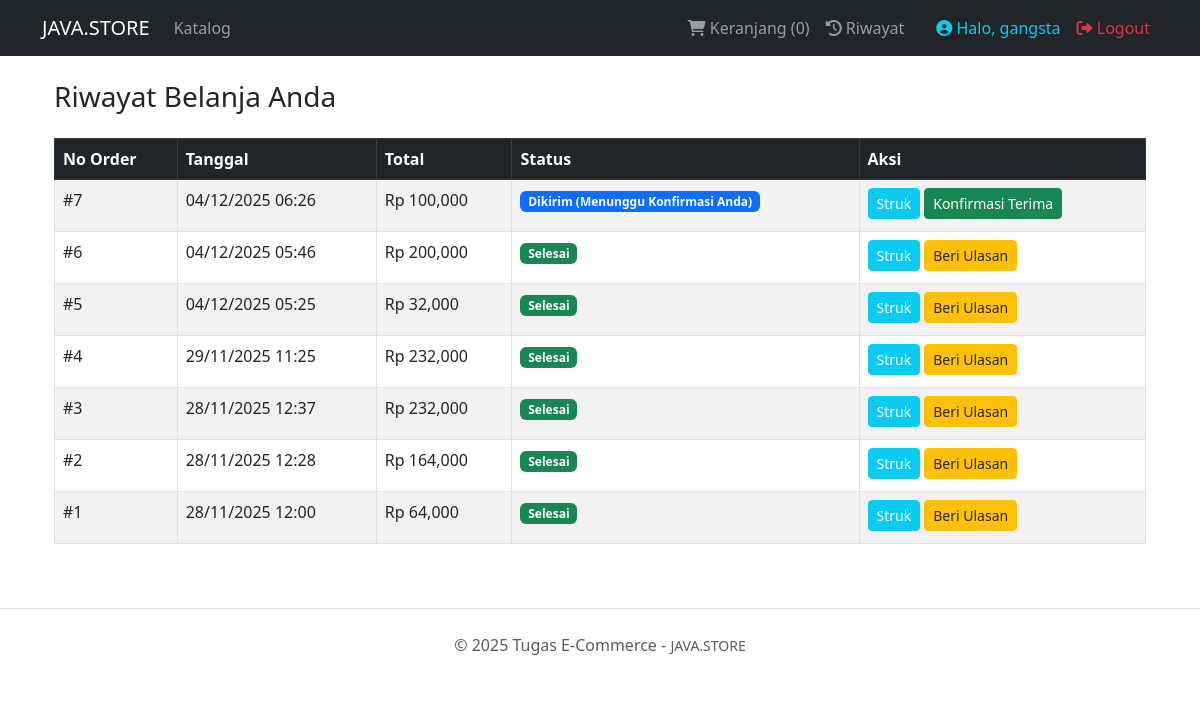
Page /toko_online/riwayat.php (signed in) on the committed database.
### tables this page shows
CREATE TABLE `orders` (
  `id` int(11) NOT NULL,
  `user_id` int(11) DEFAULT NULL,
  `order_number` varchar(100) NOT NULL,
  `total_amount` decimal(10,2) NOT NULL,
  `status` enum('pending','paid','shipped','completed','cancelled') DEFAULT 'pending',
  `shipping_address` text DEFAULT NULL,
  `created_at` timestamp NOT NULL DEFAULT current_timestamp()
);

### toko_online/riwayat.php (the view, shortened to what this page needs)
<?php include 'koneksi.php'; include 'header.php';
?>
<div class="container mt-4">
    <h3 class="mb-4">Riwayat Belanja Anda</h3>
    <div class="table-responsive">
        <table class="table table-striped table-hover table-bordered">
            <thead class="table-dark">
                <tr>
                    <th>No Order</th>
                    <th>Tanggal</th>
                    <th>Total</th>
                    <th>Status</th>
                    <th>Aksi</th>
                </tr>
            </thead>
            <tbody>
                <?php
                $id = $_SESSION['user_id'];
                $query = mysqli_query($conn, "SELECT * FROM orders WHERE user_id='$id' ORDER BY created_at DESC");
                while ($o = mysqli_fetch_assoc($query)) {
                    $status_display = ucfirst($o['status']);
                    $status_color = 'secondary';
                    switch ($o['status']) {
                        case 'shipped':
                            $status_color = 'primary';
                            $status_display = 'Dikirim (Menunggu Konfirmasi Anda)';
                            break;
                        case 'completed':
                            $status_color = 'success';
                            $status_display = 'Selesai';
                            break;
                    }
                    echo "<tr>
                        <td>#{$o['id']}</td>
                        <td>".date('d/m/Y H:i', strtotime($o['created_at']))."</td>
                        <td>Rp ".number_format($o['total_amount'])."</td>
                        <td><span class='badge bg-{$status_color}'>{$status_display}</span></td>
                        <td>";
                    echo "<a href='struk_order.php?id={$o['id']}' class='btn btn-sm btn-info text-white me-1 mb-1'>Struk</a>";
                    if ($o['status'] == 'shipped') {
                        echo "<a href='confirm_delivery.php?id={$o['id']}' class='btn btn-sm btn-success mb-1' onclick=\"return confirm('Apakah Anda yakin pesanan sudah diterima? Aksi ini akan menyelesaikan pesanan.');\">Konfirmasi Terima</a>";
                    }
                    elseif ($o['status'] == 'completed') {
                        echo "<a href='beri_ulasan.php?id_order={$o['id']}' class='btn btn-sm btn-warning text-dark mb-1'>Beri Ulasan</a>";
                    }
                    echo "</td></tr>";
                }
                ?>
            </tbody>
        </table>
    </div>
</div>
<?php include 'footer.php'; ?>

### rows in the picture
orders: id "7", created_at "04/12/2025 06:26", total_amount "100,000", status "Dikirim (Menunggu Konfirmasi Anda)"
orders: id "6", created_at "04/12/2025 05:46", total_amount "200,000", status "Selesai"
orders: id "5", created_at "04/12/2025 05:25", total_amount "32,000", status "Selesai"
orders: id "4", created_at "29/11/2025 11:25", total_amount "232,000", status "Selesai"
orders: id "3", created_at "28/11/2025 12:37", total_amount "232,000", status "Selesai"
orders: id "2", created_at "28/11/2025 12:28", total_amount "164,000", status "Selesai"
orders: id "1", created_at "28/11/2025 12:00", total_amount "64,000", status "Selesai"

### other values in the picture
$_SESSION['name'] "gangsta"
